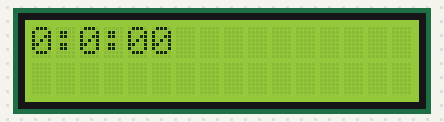
A sketch run on a simulated Arduino Uno, built with avr-gcc and run on an emulated ATmega328P. Parts: 16×2 character LCD.

Above: at 0.1 s.
At 4.1 s:
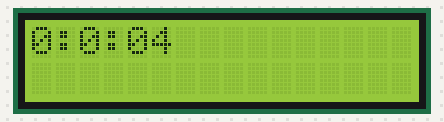
At 9.1 s:
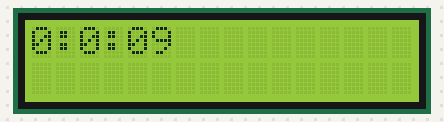
At 19.1 s:
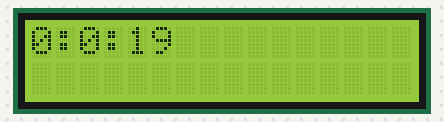
At 29.1 s:
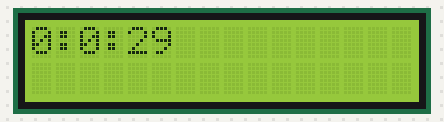
At 39.1 s:
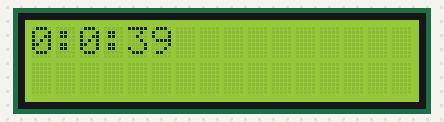

The sketch:

Chapter5_LCD_timer7.ino
```cpp
// Saved as Chapter5_LCD_timer7.ino, to display time lapsed in MM:SS format
#include <LiquidCrystal.h> // include the library for the LCD

// THE HD44780 LCD HAS 16 CONNECTIONS, THEY ARE NAMED AS:
//         MAMES   VSS, VDD, V0, RS, RW,  E, D0, D1, D2, D3, D4, D5, D6, D7, A,  K
// LCD PIN NUMBERS  1,   2,   3,  4,  5,  6,  7,  8,  9, 10, 11, 12, 13, 14, 15, 16
// DEFINE THE CONNECTION OF LCD PINS TO THE ARDUINO PINS
const int RS = 7, E = 8, D4 = 9, D5 = 6, D6 = 3, D7 = 2;
LiquidCrystal lcd(RS, E, D4, D5, D6, D7);  // DEFINE THE LiquidCrystal AS lcd
                            // ONLY 6 PINS NEED TO BE SPECIFIED
                            // (THE RS, E, D4, D5, D6, D7)
void setup() {
  // WE ARE USING THE 16X2 LCD
  lcd.begin(16, 2);
  //  lcd.begin(20, 4);  // IF WE USE THE 20X4 LCD
}

void loop() {
  // THIS IS CODE FOR A TIMER DISPLAYED BY A 16X2 LCD IN hour:MINUTES:SECONDS
  // SINCE THE LAST RESET OF THE ARDUINO
    int t; int t1; // DEFINE AN INTEGER FOR TIME IN SECOND SINCE THE LAST MINUTE
  t = millis() / 1000 - (millis() / 1000/60)*60;    // SECOND SINCE LAST MINUTE
  t1= millis() / 1000 /60 - (millis() / 1000/60/60)*60; // MINUTE SINCE LAST HOUR
  lcd.setCursor(0, 0);
  // THE FOLLOWING PRINTS THE MINUTE SINCE THE RESET OF THE ARDUINO
  // IT IS FOLLOWED BY A COLUMN : AND THEN THE SECOND SINCE THE LAST REPORTED MINUTE
  lcd.print(millis() / 1000/60/60); lcd.print(":"); lcd.print(t1); lcd.print(":");
  if (t < 10 ) {  // IF ONE ONE DIGIT FOR THE SECOND SINCE LAST MINUTE
  lcd.print("0"); lcd.print(t); lcd.print(" ");// PRINT THE TIME IN SECOND
  }
  if (t >= 10) {
  lcd.print(t); lcd.print(" "); // PRINT SECONDS WITH TWO DIGITS
  }
}
```

Measured:
- what the display in image 1 shows lasts 1.0 s, from 4.0 s to 5.0 s
